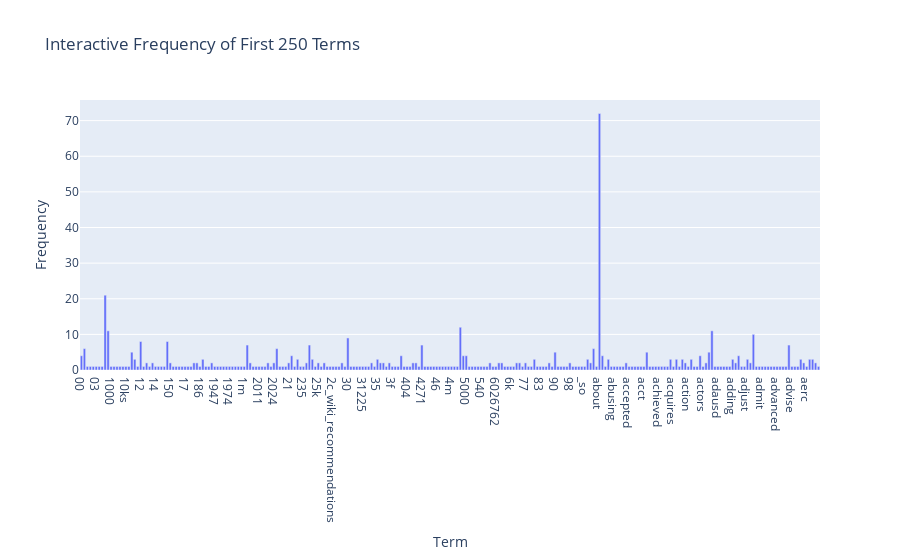
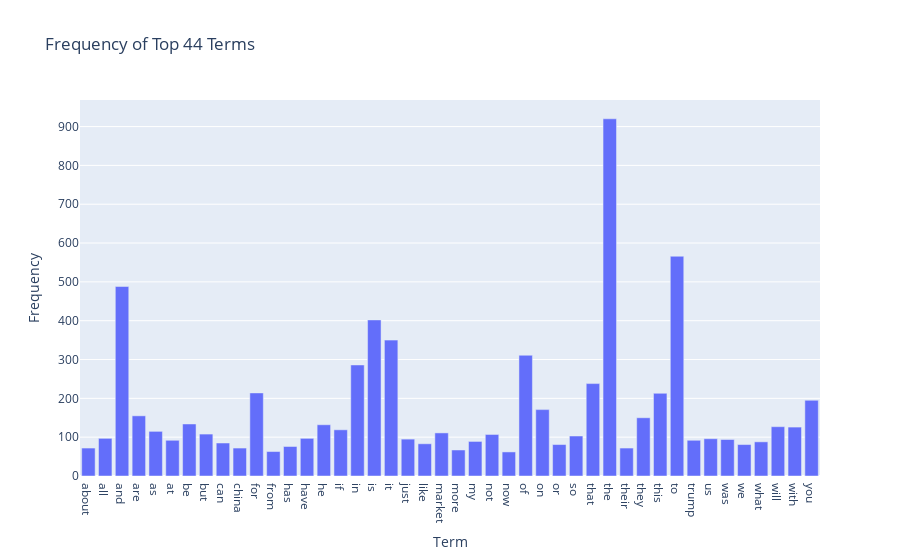
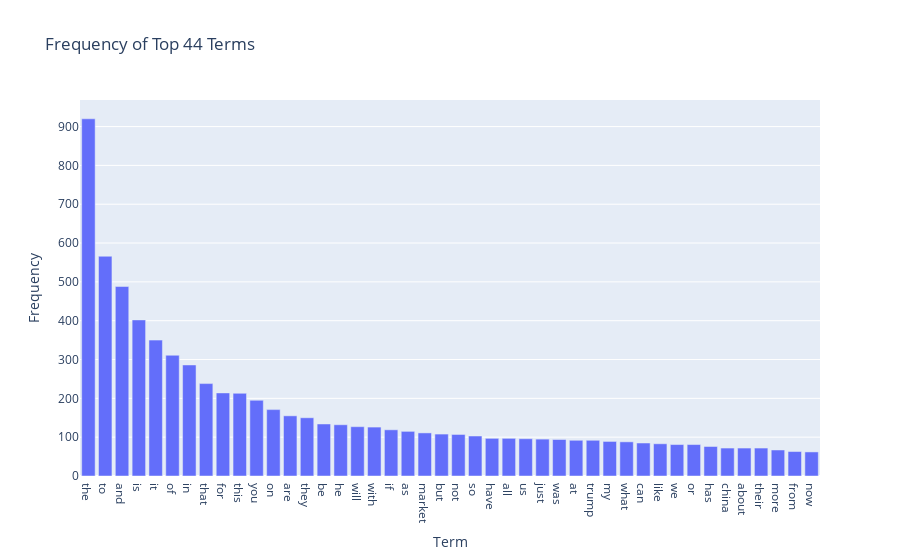
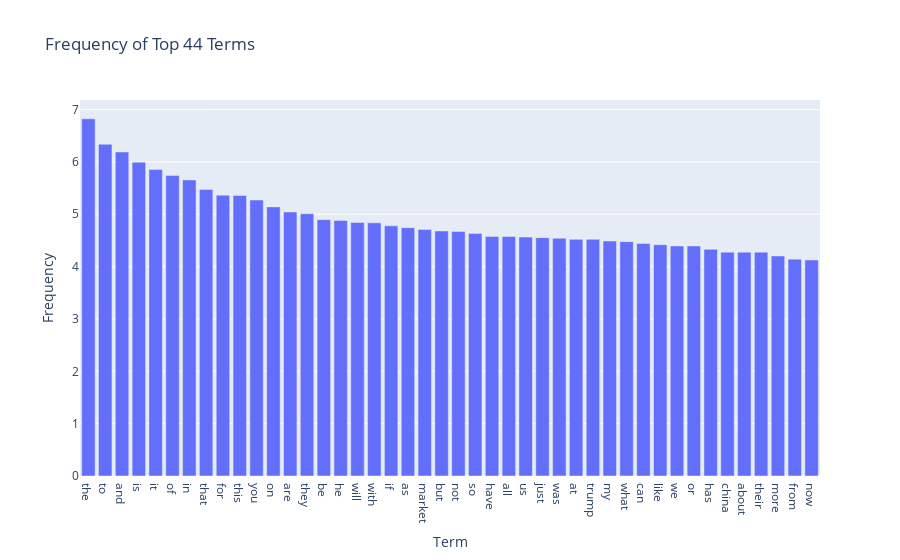

Notebook code for these charts, in order:
### Markdown cell above
# Phase 1

### Code cell
### Begin Assignment Here
import pandas as pd
import numpy as np
import helpers.data_mining_helpers as dmh

# load dataset
reddit_data = pd.read_csv("Reddit-stock-sentiment.csv")
X = reddit_data
# X.head()


print("\nEXERCISE_1 print first 3\n")
for i in range(3):
    print(f"example {i + 1}")
    print(X["text"][i])


print("\nEXERCISE_2 query experiments\n")
print(X.at[334, "title"])


print(
    "\nEXERCISE_3 advanced selection (r/wallstreetbets only, every 10th row, only first 3, only text) \n"
)
print(X[X["subreddit"] == "wallstreetbets"][::10][0:3]["text"])


print("\nEXERCISE_4 missing value count per record \n")
print(X.isnull().apply(lambda x: dmh.check_missing_values(x), axis=1))


print("\nEXERCISE_5 is litereally the same as the one in the Master. SKIP!!!!! \n")


print("\nEXERCISE_6 sampling \n")
X_sample = X.sample(n=len(X) // 4)  # 1000 > len(X) so can't use that
print("len:", len(X_sample))
print(
    X_sample[0:4]["text"]
)  # print text to waste less space, it's not like the full data matters here
print(
    "Same observations as the exercise in the Master: The size of X_sample is smaller, and the order is randomized. And the sample is a different subset each time X.sample is called. \n"
)


print("\nEXERCISE_7 plot subreddit distribution with dynamic ylim \n")
print(
    "subreddit feels similar enough to mirror the category col of the dataset in the Master \n"
)
X_sample.subreddit.value_counts().plot(
    kind="bar",
    title="Subreddit distribution",
    ylim=[0, X_sample.subreddit.value_counts().max() + 30],
    rot=0,
    fontsize=12,
    figsize=(8, 3),
)


print("\nEXERCISE_8 plot X and X_sample bars side-by-side \n")
pd.DataFrame(
    {
        "X": X.subreddit.value_counts(),
        "X_sample": X_sample.subreddit.value_counts().reindex(
            X.subreddit.value_counts().index
        ),
    }
).plot(
    kind="bar",
    title="Subreddit Distribution Comparison (X vs X_sample)",
    ylabel="Count",
    rot=0,
    fontsize=12,
    figsize=(8, 5),
)


print("\nEXERCISE_9 analyze the text of the first record of X \n")
import nltk
from sklearn.feature_extraction.text import CountVectorizer

nltk.download("punkt")
nltk.download("punkt_tab")
count_vect = CountVectorizer()
analyze = count_vect.build_analyzer()
print(analyze(X.text[0]))


print(
    "\nEXERCISE_10 check the term corresponding to the non-zero part in the [0:5, 0:100] region of the term-document metric \n"
)
X_counts = count_vect.fit_transform(X.text)
print("[0:5, 0:100] region: ", X_counts[0:5, 0:100].toarray())
print("non-zero at:", X_counts[3, 0:100].nonzero()[1][0])
print(
    "which is the term:",
    count_vect.get_feature_names_out()[X_counts[3, 0:100].nonzero()[1][0]],
)


print(
    "\nEXERCISE_11 plot term-document metric efficiently (basically the same code as the Master) \n"
)
import seaborn as sns
import matplotlib.pyplot as plt

%matplotlib inline
# increase density by showing top 44 frequent terms in 44 random reddit posts/comments
# total frequency of each term
term_frequencies = np.asarray(X_counts.sum(axis=0)).ravel()
# indices of the 44 most frequent ones
top_term_indices = term_frequencies.argsort()[-44:]
doc_count = X_counts.shape[0]
# randomly select 44 document indices
sample_doc_indices = np.random.choice(doc_count, 44, replace=False)
# efficient to slices sparse matrix before converting to dense array
z_sampled = X_counts[sample_doc_indices, :][:, top_term_indices].toarray()
# x = terms
x_sampled = count_vect.get_feature_names_out()[top_term_indices]
# y = doc indices
y_sampled = ["doc" + str(i) for i in sample_doc_indices]
plt.subplots(figsize=(15, 12))
ax = sns.heatmap(
    pd.DataFrame(z_sampled, columns=x_sampled, index=y_sampled), cmap="PuRd"
)
plt.title("Top 44 in 44 Random Reddit Posts/comments")
plt.show()


print(
    "\nEXERCISE_12 plot aggregated term frequencies using plotly (basically the same code as the Master) \n"
)
import plotly.express as px

term_frequencies = np.asarray(X_counts.sum(axis=0))[0]
# interactive chart using Plotly Express.
# hover over bars to see exact term and frequencies. use the tool bar to zoom and pan as you want.
term_count = 250
terms_to_plot = count_vect.get_feature_names_out()[:term_count]
frequencies_to_plot = term_frequencies[:term_count]
df_for_plotly = pd.DataFrame({"Term": terms_to_plot, "Frequency": frequencies_to_plot})
px.bar(
    df_for_plotly,
    x="Term",
    y="Frequency",
    title="Interactive Frequency of First 250 Terms",
).show()


print(
    "\nEXERCISE_13 plot aggregated term frequencies more efficiently (basically the same code as the Master) \n"
)
num_top_terms = 44
# argsort to find the indices of the top N terms
# take the last num_top_terms to get the most frequent ones
# invert so I can plot the top terms from the left to the right
top_indices = term_frequencies.argsort()[-num_top_terms:]
# it's strange that the exercise expects the top_indices to be in numerical order by default here, unlike the next exercise where no sorting is required.
top_indices.sort()
# names of the top terms by indices
top_terms = count_vect.get_feature_names_out()[top_indices]
# frequencies of the top terms
top_frequencies = term_frequencies[top_indices]
# bar plot
px.bar(
    pd.DataFrame({"Term": top_terms, "Frequency": top_frequencies}),
    x="Term",
    y="Frequency",
    title=f"Frequency of Top {num_top_terms} Terms",
).show()


print(
    "\nEXERCISE_14 plot aggregated term frequencies efficiently in alphabetical order (basically the same code as the Master) \n"
)
num_top_terms = 44

# argsort to find the indices of the top N terms
# take the last num_top_terms to get the most frequent ones
# invert so I can plot the top terms from the left to the right
# it's strange that the exercise expects the top_indices not to already be in frequency order after finding the most frequent terms.
top_indices = term_frequencies.argsort()[-num_top_terms:][::-1]

# names of the top terms by indices
top_terms = count_vect.get_feature_names_out()[top_indices]

# frequencies of the top terms
top_frequencies = term_frequencies[top_indices]

# bar plot
px.bar(
    pd.DataFrame({"Term": top_terms, "Frequency": top_frequencies}),
    x="Term",
    y="Frequency",
    title=f"Frequency of Top {num_top_terms} Terms",
).show()


print(
    "\nEXERCISE_15 plot aggregated term frequencies in log scale efficiently in alphabetical order (basically the same code and observations as the Master) \n"
)
import math

term_frequencies_log = [math.log(i) for i in term_frequencies]
num_top_terms = 44
top_indices = term_frequencies.argsort()[-num_top_terms:][::-1]
top_terms = count_vect.get_feature_names_out()[top_indices]

# select log frequencies this time
top_log_frequencies = np.array(term_frequencies_log)[top_indices]

# bar plot
px.bar(
    pd.DataFrame({"Term": top_terms, "Frequency": top_log_frequencies}),
    x="Term",
    y="Frequency",
    title=f"Frequency of Top {num_top_terms} Terms",
).show()

print("""
differences: Log transformation reduces the visual dominance of the most frequent terms greatly. The drop-off is softened, making the relative frequencies between terms easier to compare. Differences in frequency among the less common words are now more visible, whereas on the linear scale they were indistinguishably small.

insight: This is useful for visualizing data that spans several orders of magnitude, like this word counts. I suppose it is easier to see if the data follows an expected power-related distribution this way, especially at the tail.
""")


print("\nPHASE 1, PART 3 subjectivity vs. polarity scatter plot, by subreddit \n")
print("""
Using two plots to display the relationship between subjectivity and polarity of the posts/comments.

Subjectivity is from 0 (objective) to 1 (subjective)
Polarity is from -1 (negative) to 1 (positive)
And I can try to compare different subreddits.

The plots are interactive, you can hover on a dot to see the text, the subjectivity and the polarity values.

The first plot is a scatter plot, every post/comment is represneted as a dot.
It uses different colors for each subreddit to compare their differences.
I also added histograms on the side to show the distributions.

The second one is a density heatmap, to clearly show the value distribution.
One for each subreddit so they can be compared easily.
""")

# scatter plot
px.scatter(
    X,
    x="polarity",
    y="subjectivity",
    color="subreddit",  # color the dots by subreddit
    title="Subjectivity vs. Polarity (Scatter)",
    hover_data=["text"],  # hover to see the title
    marginal_x="histogram",  # adds a histogram on top
    marginal_y="histogram",  # and one on the right
    width=800,
    height=600,
).update_layout(
    legend_title_text="Subreddit",
    xaxis_title="Polarity; from Negative to Positive",
    yaxis_title="Subjectivity; from Objective to Subjective",
    barmode="stack",  # stack the bars in the histogram instead of having them overlapped
).update_traces(
    opacity=0.5
).show()  # make the dots a bit transparent to see where they overlap

# density heatmap
px.density_heatmap(
    X,
    x="polarity",
    y="subjectivity",
    facet_col="subreddit",  # makes a separate plot for each subreddit
    title="Subjectivity vs. Polarity (Heatmap)",
    width=800,
    height=350,
    nbinsx=20,
    nbinsy=20,
).show()

### Figure 1 — Plotly figure (JSON) as saved in the notebook; plotly's stock layout.template omitted (floating-point values rounded to 4 significant figures; data arrays with more than 128 entries replaced by an {"elided": "..."} marker saying what was removed)
{"data": [{"hovertemplate": "Term=%{x}<br>Frequency=%{y}<extra></extra>", "legendgroup": "", "marker": {"color": "#636efa", "pattern": {"shape": ""}}, "name": "", "orientation": "v", "showlegend": false, "textposition": "auto", "type": "bar", "x": {"elided": "250 str values"}, "xaxis": "x", "y": {"elided": "250 int values"}, "yaxis": "y"}], "layout": {"barmode": "relative", "legend": {"tracegroupgap": 0}, "title": {"text": "Interactive Frequency of First 250 Terms"}, "xaxis": {"anchor": "y", "domain": [0, 1], "title": {"text": "Term"}}, "yaxis": {"anchor": "x", "domain": [0, 1], "title": {"text": "Frequency"}}}}

### Figure 2 — Plotly figure (JSON) as saved in the notebook; plotly's stock layout.template omitted (floating-point values rounded to 4 significant figures)
{"data": [{"hovertemplate": "Term=%{x}<br>Frequency=%{y}<extra></extra>", "legendgroup": "", "marker": {"color": "#636efa", "pattern": {"shape": ""}}, "name": "", "orientation": "v", "showlegend": false, "textposition": "auto", "type": "bar", "x": ["about", "all", "and", "are", "as", "at", "be", "but", "can", "china", "for", "from", "has", "have", "he", "if", "in", "is", "it", "just", "like", "market", "more", "my", "not", "now", "of", "on", "or", "so", "that", "the", "their", "they", "this", "to", "trump", "us", "was", "we", "what", "will", "with", "you"], "xaxis": "x", "y": [72, 97, 488, 155, 115, 92, 134, 108, 85, 72, 214, 63, 76, 97, 132, 119, 286, 402, 350, 95, 83, 111, 67, 89, 107, 62, 311, 171, 81, 103, 238, 920, 72, 150, 213, 566, 92, 96, 94, 81, 88, 127, 126, 195], "yaxis": "y"}], "layout": {"barmode": "relative", "legend": {"tracegroupgap": 0}, "title": {"text": "Frequency of Top 44 Terms"}, "xaxis": {"anchor": "y", "domain": [0, 1], "title": {"text": "Term"}}, "yaxis": {"anchor": "x", "domain": [0, 1], "title": {"text": "Frequency"}}}}

### Figure 3 — Plotly figure (JSON) as saved in the notebook; plotly's stock layout.template omitted (floating-point values rounded to 4 significant figures)
{"data": [{"hovertemplate": "Term=%{x}<br>Frequency=%{y}<extra></extra>", "legendgroup": "", "marker": {"color": "#636efa", "pattern": {"shape": ""}}, "name": "", "orientation": "v", "showlegend": false, "textposition": "auto", "type": "bar", "x": ["the", "to", "and", "is", "it", "of", "in", "that", "for", "this", "you", "on", "are", "they", "be", "he", "will", "with", "if", "as", "market", "but", "not", "so", "have", "all", "us", "just", "was", "at", "trump", "my", "what", "can", "like", "we", "or", "has", "china", "about", "their", "more", "from", "now"], "xaxis": "x", "y": [920, 566, 488, 402, 350, 311, 286, 238, 214, 213, 195, 171, 155, 150, 134, 132, 127, 126, 119, 115, 111, 108, 107, 103, 97, 97, 96, 95, 94, 92, 92, 89, 88, 85, 83, 81, 81, 76, 72, 72, 72, 67, 63, 62], "yaxis": "y"}], "layout": {"barmode": "relative", "legend": {"tracegroupgap": 0}, "title": {"text": "Frequency of Top 44 Terms"}, "xaxis": {"anchor": "y", "domain": [0, 1], "title": {"text": "Term"}}, "yaxis": {"anchor": "x", "domain": [0, 1], "title": {"text": "Frequency"}}}}

### Figure 4 — Plotly figure (JSON) as saved in the notebook; plotly's stock layout.template omitted (floating-point values rounded to 4 significant figures)
{"data": [{"hovertemplate": "Term=%{x}<br>Frequency=%{y}<extra></extra>", "legendgroup": "", "marker": {"color": "#636efa", "pattern": {"shape": ""}}, "name": "", "orientation": "v", "showlegend": false, "textposition": "auto", "type": "bar", "x": ["the", "to", "and", "is", "it", "of", "in", "that", "for", "this", "you", "on", "are", "they", "be", "he", "will", "with", "if", "as", "market", "but", "not", "so", "have", "all", "us", "just", "was", "at", "trump", "my", "what", "can", "like", "we", "or", "has", "china", "about", "their", "more", "from", "now"], "xaxis": "x", "y": [6.824, 6.339, 6.19, 5.996, 5.858, 5.74, 5.656, 5.472, 5.366, 5.361, 5.273, 5.142, 5.043, 5.011, 4.898, 4.883, 4.844, 4.836, 4.779, 4.745, 4.71, 4.682, 4.673, 4.635, 4.575, 4.575, 4.564, 4.554, 4.543, 4.522, 4.522, 4.489, 4.477, 4.443, 4.419, 4.394, 4.394, 4.331, 4.277, 4.277, 4.277, 4.205, 4.143, 4.127], "yaxis": "y"}], "layout": {"barmode": "relative", "legend": {"tracegroupgap": 0}, "title": {"text": "Frequency of Top 44 Terms"}, "xaxis": {"anchor": "y", "domain": [0, 1], "title": {"text": "Term"}}, "yaxis": {"anchor": "x", "domain": [0, 1], "title": {"text": "Frequency"}}}}
